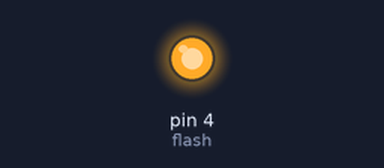
Bench run of a program on a simulated MicroPython board. On the bench: output pins drawn as LEDs (lit = HIGH). What the program prints to the serial console is not drawn. At 5.1 s the program stops and its outputs stay as they are.

Above: at 0.52 s.
At 5.0 s:
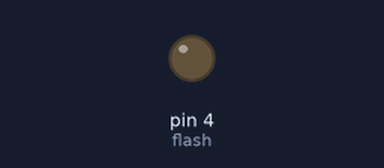
Timing chart, 0 to 6.5 s (numbered marks = the images above):
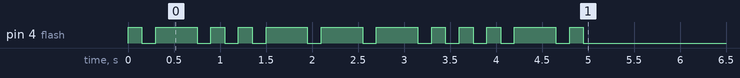

Measured:
- by itself, pin 4 (flash): LOW → HIGH at 0.00 s, → LOW 0.15 s later, → HIGH 0.15 s later, → LOW 0.45 s later, … (24 changes in this stretch)

The program:

love_morse.py
```python
from machine import Pin
import time

flash = Pin(4, Pin.OUT, value=0)

UNIT = 150
LOVE = [1, 3, 1, 1, 3, 3, 3, 1, 1, 1, 3, 1]

def morse_luv(pin_obj, signals, unit):
    for s in signals:
        pin_obj.value(1)
        time.sleep_ms(s * unit)
        pin_obj.value(0)
        time.sleep_ms(unit)

morse_luv(flash, LOVE, UNIT)
print("LOVE 전송완료")
```
